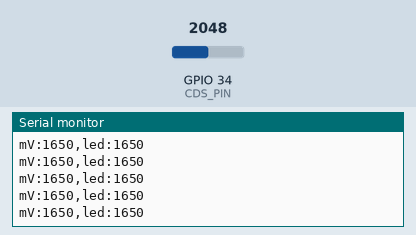
Simulated run of this sketch. Board: ESP32. Shown: the last lines printed to the serial monitor. The inputs (shaded band) are chosen by the test bench; at power-on: GPIO 34 (CDS_PIN) = 2048.

Above: at 1.2 s.
1.3 s: GPIO 34 (CDS_PIN) set to 2866
At 1.8 s:
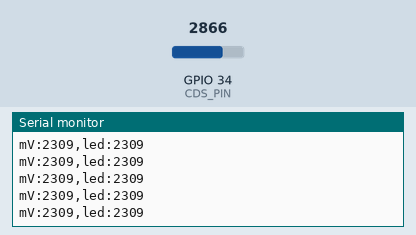
2.8 s: GPIO 34 (CDS_PIN) set to 3603
At 3.6 s:
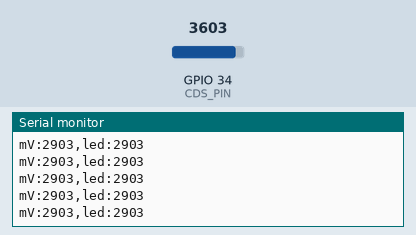
Timing chart, 0 to 5.8 s (numbered marks = the images above; inputs shaded):
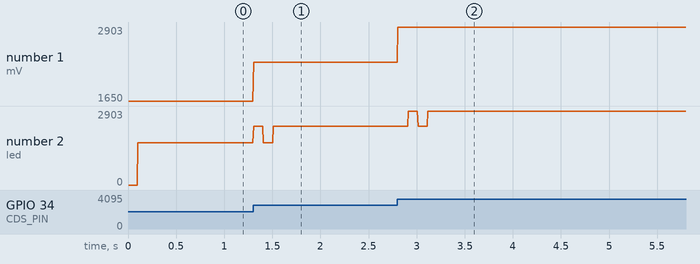

Measured:
- after the input at 1.3 s, the serial monitor: prints a new line at once (image 1)
- after the input at 2.8 s, the serial monitor: prints a new line at once (image 2)
- plotted number 1: 1650 → 2309 after the input at 1.3 s, 2309 → 2903 after the input at 2.8 s
- plotted number 2: 1650 → 2309 after the input at 1.3 s, 2309 → 2903 after the input at 2.8 s

The sketch:

light_loopback.ino
```cpp
// light_loopback — 自分の LED の点滅を、自分の CdS で読む (1 台で試す)
// 基板のフルカラー LED (IO16) を BIT_MS ごとに 点く・消える をくり返し、CdS (IO34) の電圧を 2ms ごとに読む。
//   PLOT = true  : シリアルプロッタに mV (CdS) と led (点いているとき 明るさの目安) を出す。波形の「遅れ」が見える
//   PLOT = false : シリアルモニタに、点いてから / 消えてから 半分まで変わるのにかかった時間 (ms) を出す
// CdS はオス-メス線で延長して、基板の LED の真上 1cm くらいに向ける。紙の筒をかぶせると部屋の明かりが入らない。
//
// 配線: 3V3 ─ CdS ─┬─ IO34
//                  └─ 10kΩ ─ GND
// ボード: ESP32 Dev Module (Freenove ESP32 WROOM) / ESP32 Arduino core 3.1 以降 (rgbLedWrite を使う)

const int CDS_PIN = 34;
const int RGB_LED = 16;
const uint8_t ON_LEVEL = 255;        // 白でいちばん明るく
int BIT_MS = 100;                    // 点いている時間 = 消えている時間
bool PLOT = true;

bool ledOn = false;
unsigned long switchedMs = 0;
int brightMv = 0, darkMv = 4000;     // 1 周期の中でのいちばん明るい / 暗い値
int prevBright = 0, prevDark = 0;    // 1 つ前の周期の値 (「半分」の基準)
int riseMs = -1, fallMs = -1;
bool crossed = false;

void setLed(bool on) {
  uint8_t v = on ? ON_LEVEL : 0;
  rgbLedWrite(RGB_LED, v, v, v);
  ledOn = on;
  switchedMs = millis();
  crossed = false;
}

void setup() {
  Serial.begin(115200);
  setLed(false);
}

unsigned long lastSampleMs = 0, lastPlotMs = 0;

void loop() {
  if (millis() - switchedMs >= (unsigned long)BIT_MS) {
    if (!ledOn) {                                   // 1 周期が終わった → 結果を出して、次の周期へ
      if (!PLOT && prevBright > 0) {
        Serial.printf("点いてから %3d ms / 消えてから %3d ms で半分まで変化  (明るい %4d mV / 暗い %4d mV)\n",
                      riseMs, fallMs, prevBright, prevDark);
      }
      prevBright = brightMv;
      prevDark = darkMv;
      brightMv = 0;
      darkMv = 4000;
      riseMs = fallMs = -1;
    }
    setLed(!ledOn);
  }

  if (millis() - lastSampleMs >= 2) {
    lastSampleMs = millis();
    int mv = analogReadMilliVolts(CDS_PIN);
    brightMv = max(brightMv, mv);
    darkMv = min(darkMv, mv);
    int half = (prevBright + prevDark) / 2;
    if (!crossed && prevBright > 0) {
      if (ledOn && mv > half) { riseMs = millis() - switchedMs; crossed = true; }
      if (!ledOn && mv < half) { fallMs = millis() - switchedMs; crossed = true; }
    }
    if (PLOT && millis() - lastPlotMs >= 6) {
      lastPlotMs = millis();
      Serial.printf("mV:%d,led:%d\n", mv, ledOn ? prevBright : prevDark);
    }
  }
}
```
